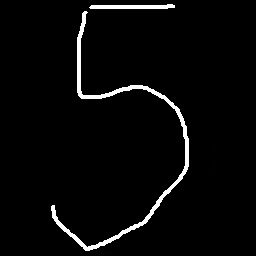
#> input picture ocrexamples1/ocrexamples/images/5.jpg, 256 x 256 px
$ python digitrecognition1.py
#> lines starting #> are read from the running program, lines starting #| are printed output that depends on the picture
import os

from sklearn import datasets
from sklearn.svm import SVC
from skimage.io import imread
from skimage.exposure import rescale_intensity
from skimage.transform import resize

IMAGE_DIR = 'images'
TEST_IMAGE = '5.jpg'


digits = datasets.load_digits()
features, labels = digits.data, digits.target

print(features.shape)
print(features)
print(labels)

clf = SVC(gamma = 0.001)
clf.fit(features, labels)

orgimage = imread(os.path.join(IMAGE_DIR, TEST_IMAGE))
#> orgimage is the input picture: shape (256, 256, 3); min 0, max 255, mean 8.3
img = resize(orgimage, (8,8))
img = rescale_intensity(img, out_range=(0, 16))


x_test = [sum(pixel)/3.0 for row in img for pixel in row]
#> x_test = 64 values, max 16 at index 58, min 0 at index 7, mean 3.8
print("The predicted digit is {}".format(clf.predict([x_test])))
#| The predicted digit is [5]

import matplotlib.pyplot as plt

plt.subplot(121); plt.title("orginal image"); plt.imshow(orgimage);
plt.subplot(122); plt.title("rescaled image"); plt.imshow(img);
plt.show()
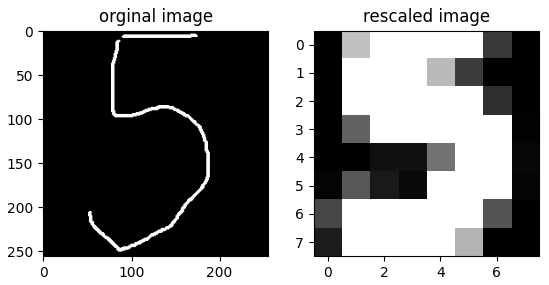
#> figure drawn by matplotlib, 2 panels

$ run again, with ocrexamples1/ocrexamples/images/8.jpg copied over ocrexamples1/ocrexamples/images/5.jpg
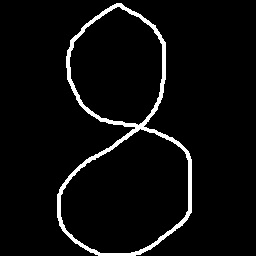
#> input picture ocrexamples1/ocrexamples/images/8.jpg, 256 x 256 px
#> orgimage is the input picture: shape (256, 256, 3); min 0, max 255, mean 11.6
#> x_test = 64 values, max 16 at index 28, min 0 at index 7, mean 4.77
#| The predicted digit is [8]
#> `plt.show()`:
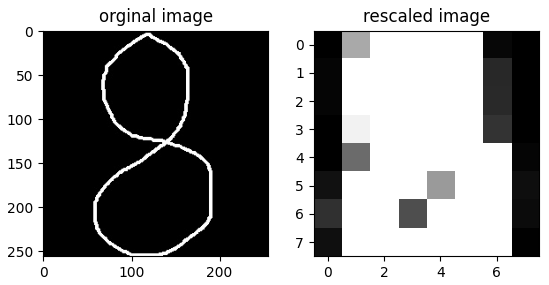
#> figure drawn by matplotlib, 2 panels
